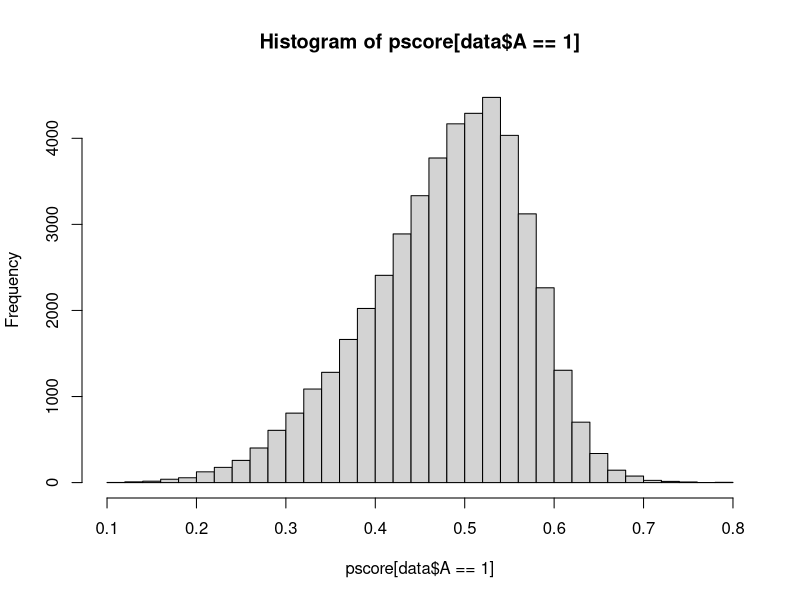
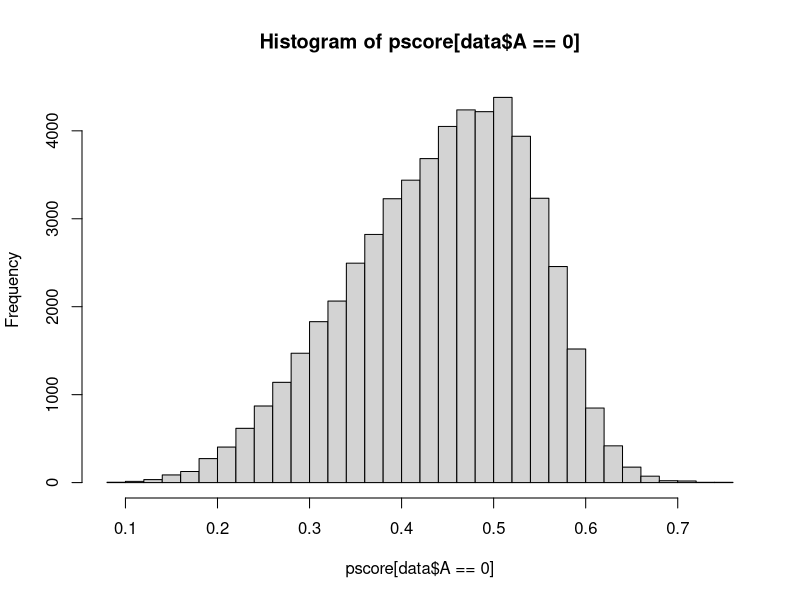
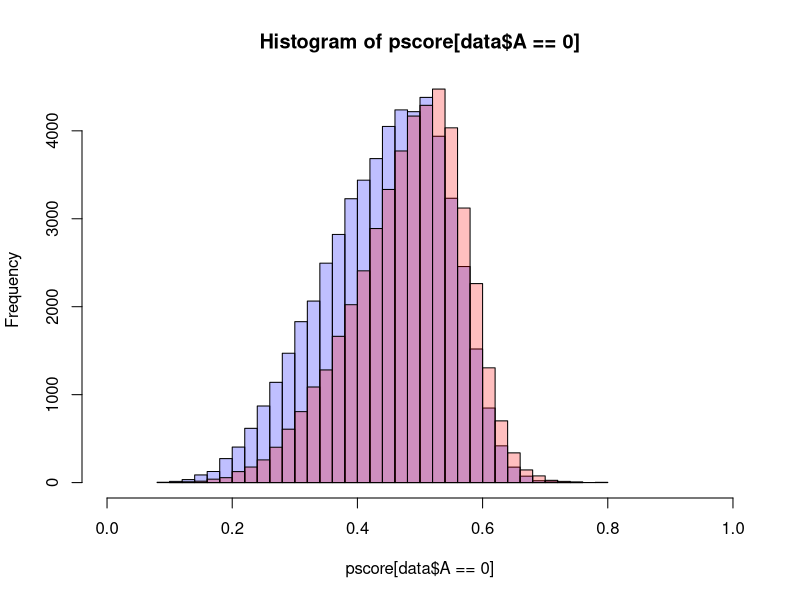
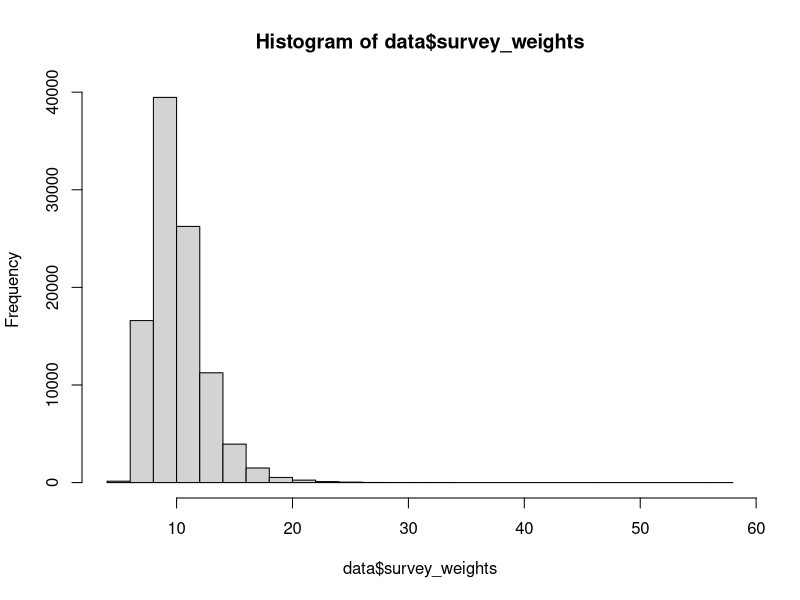

Write R code to recreate these figures, in order. (Note: this script raises an error after producing the figures.)
# Subclassification paper analysis
# Ellie Colson
# 2/13/15

rm(list=ls())
library("MatchIt")
library("survey")
library("parallel")
#setwd("C:/Users/kecolson/Google Drive/subclassification")

# Generate data function -------------------------------------------------------------

generateData <- function(n, tx.mech = 1, tx.hetero = F, ATT = F) {
  # Create population
  nn <- 1000000
  W1 <- runif(nn, min = 0.02, max = 0.7)  
  W2 <- rnorm(nn, mean = (0.2 + 0.125*W1), sd = 1) 
  W3 <- rnorm(nn, mean = -2, sd = 0.7) 
  W4 <- rbinom(nn, size = 1, p = 0.4) 
  
  if (ATT == F) {
    if (tx.mech == 1) A <- rbinom(nn, 1, plogis(-.5 + 1*W1 + .1*I(W1^2) + .5*I(W1*W2) - .5*W2))
    if (tx.mech == 2) A <- rbinom(nn, 1, plogis(-.3 + 1*W1 -1.5*I(W1^2) + 1.5*I(W1*W2) - 1.5*W2)) 
    Y.0 <- rnorm(nn, mean=(-.5 + 3*poly(W1,2) - 2*W2), sd=1)
    if (tx.hetero == F) Y.1 <- rnorm(nn, mean=(-.5 + 3*poly(W1,2) - 2*W2 + 2), sd=1)
    if (tx.hetero == T) Y.1 <- rnorm(nn, mean=(-.5 + 2*poly(W1,2) - W2 + 1.5 + 2*poly(W1,2) - W2), sd=1) 
  }
  
  if (ATT == T) {
    if (tx.mech == 1) A <- rbinom(nn, 1, plogis(-.5 + 1*W1 + .1*I(W1^2) + .5*I(W1*W2) - .5*W2))
    if (tx.mech == 2) A <- rbinom(nn, 1, plogis(-.3 + 1*W1 -1.5*I(W1^2) + 1.5*I(W1*W2) - 1.5*W2)) 
    Y.0 <-                     rnorm(nn, mean=(-.5 + 3*poly(W1,2) - 2*W2), sd=1)
    #if (tx.hetero == F) Y.1 <- rnorm(nn, mean=(-.5 + 3*poly(W1,2) - 2*W2 + 2), sd=1) # we shouldn't need to use this one-- if there is no tx hetero, there is no difference between ATE and ATT, so we're not interested in this DGM-- right?
    if (tx.hetero == T) Y.1 <- rnorm(nn, mean=(-.5 + 2*poly(W1,2) -   W2 + 1.5 + 3*poly(W1,2) - 3*W2), sd=1) 
  }
  
  Y <-  ifelse(A==1,Y.1,Y.0)
  
  # Sample from population with probability conditional on W1, W3, W4
  in_sample <- rbinom(nn, size = 1, abs((n/nn) + (n/nn*.25)*(W1 - W3 + W4 - 2.75)))
  
  survey_weights <- 1/abs((n/nn) + (n/nn*.25)*(W1 - W3 + W4 - 2.8))
  
  # NCS-A weights range between about 82 and about 40,000 and are heavily skewed. Replicate using gamma distribution and randomly assign.
  # survey_weights <- rgamma(n, 0.5, 2)*7000+82
  
  sample <- data.frame(W1,W2,A,Y,Y.1,Y.0, survey_weights)
  sample <- sample[in_sample == 1, ]
  sample
}

# DGM 1 ------------------------------------------------------------------------------
# Good overlap 
# No positivity issues
# Without treatment effect heterogeneity

# Examine treatment mechanism, propensity scores, and survey weights 
set.seed(123)
data <- generateData(n = 100000, tx.mech = 1, tx.hetero = F, ATT = F)
g <- glm(A ~ poly(W1,2) + W2 + W1:W2, family = "binomial", data = data)
pscore <- predict(g, type="response")
p1 <- hist(pscore[data$A==1], breaks=30)
p2 <- hist(pscore[data$A==0], breaks=30)
plot(p2, col=rgb(0,0,1,1/4), xlim=c(0,1)) 
plot(p1, col=rgb(1,0,0,1/4), xlim=c(0,1), add=T) 
summary(pscore)
hist(data$survey_weights, breaks=30)
summary(data$survey_weights)
table(data$A)
ATE1 <- mean(data$Y.1 - data$Y.0) # True ATE
ATE1
mean(data$Y[data$A==1]) - mean(data$Y[data$A==0]) # Unadjusted 

# Conduct subclassification with 10 subclasses and see how treated and control units are distributed across the classes
match <- suppressWarnings(matchit(A ~ poly(W1,2) + W2 + W1:W2, data = data, method="subclass", subclass = 10, sub.by = "all"))
m <- match.data(match)
table(m$A)
round(as.matrix(table(m$A, m$subclass))/as.matrix(rbind(table(m$subclass), table(m$subclass))),2) # Proportion of each subclass that is control v treated
round(as.matrix(table(m$A, m$subclass))/ rbind(rep(sum(m$A==0),10), rep(sum(m$A),10)),2) # Proportion of total controls (treated) in each subclass


# DGM 2 -------------------------------------------------------------------------------
# Medium overlap
# With positivity issues
# Without treatment effect heterogeneity

# Examine treatment mechanism, propensity scores, and survey weights 
set.seed(123)
data <- generateData(n = 100000, tx.mech = 2, tx.hetero = F, ATT = F)
g <- glm(A ~ poly(W1,2) + W2 + W1:W2, family = "binomial", data = data)
pscore <- predict(g, type="response")
p1 <- hist(pscore[data$A==1], breaks=30)
p2 <- hist(pscore[data$A==0], breaks=30)
plot(p2, col=rgb(0,0,1,1/4), xlim=c(0,1)) 
plot(p1, col=rgb(1,0,0,1/4), xlim=c(0,1), add=T) 
summary(pscore)
hist(data$survey_weights, breaks=30)
summary(data$survey_weights)
table(data$A)
ATE2 <- mean(data$Y.1 - data$Y.0) # True ATE
ATE2
mean(data$Y[data$A==1]) - mean(data$Y[data$A==0]) # Unadjusted ATE

# Conduct subclassification with 10 subclasses and see how treated and control units are distributed across the classes
match <- suppressWarnings(matchit(A ~ poly(W1,2) + W2 + W1:W2, data = data, method="subclass", subclass = 10, sub.by = "all"))
m <- match.data(match)
table(m$A)
round(as.matrix(table(m$A, m$subclass))/as.matrix(rbind(table(m$subclass), table(m$subclass))),2) # Proportion of each subclass that is control v treated
round(as.matrix(table(m$A, m$subclass))/ rbind(rep(sum(m$A==0),10), rep(sum(m$A),10)),2) # Proportion of total controls (treated) in each subclass



# DGM 3 ------------------------------------------------------------------------------
# Good overlap 
# No positivity issues
# With treatment effect heterogeneity

# Examine treatment mechanism, propensity scores, and survey weights 
set.seed(123)
data <- generateData(n = 100000, tx.mech = 1, tx.hetero = T, ATT = F)
g <- glm(A ~ poly(W1,2) + W2 + W1:W2, family = "binomial", data = data)
pscore <- predict(g, type="response")
p1 <- hist(pscore[data$A==1], breaks=30)
p2 <- hist(pscore[data$A==0], breaks=30)
plot(p2, col=rgb(0,0,1,1/4), xlim=c(0,1)) 
plot(p1, col=rgb(1,0,0,1/4), xlim=c(0,1), add=T) 
summary(pscore)
hist(data$survey_weights, breaks=30)
summary(data$survey_weights)
table(data$A)
ATE3 <- mean(data$Y.1 - data$Y.0) # True ATE
ATE3
mean(data$Y[data$A==1]) - mean(data$Y[data$A==0]) # Unadjusted ATE
(mean(data$Y[data$A==1]) - mean(data$Y[data$A==0]) - ATE2)/ATE2

# Conduct subclassification with 10 subclasses and see how treated and control units are distributed across the classes
match <- suppressWarnings(matchit(A ~ poly(W1,2) + W2 + W1:W2, data = data, method="subclass", subclass = 10, sub.by = "all"))
m <- match.data(match)
table(m$A)
round(as.matrix(table(m$A, m$subclass))/as.matrix(rbind(table(m$subclass), table(m$subclass))),2) # Proportion of each subclass that is control v treated
table(m$A, m$subclass)
round(as.matrix(table(m$A, m$subclass))/ rbind(rep(sum(m$A==0),10), rep(sum(m$A),10)),2) # Proportion of total controls (treated) in each subclass


# DGM 4 ------------------------------------------------------------------------------
# Medium overlap 
# With positivity issues
# With treatment effect heterogeneity

# Examine treatment mechanism, propensity scores, and survey weights 
set.seed(123)
data <- generateData(n = 100000, tx.mech = 2, tx.hetero = T, ATT = F)
g <- glm(A ~ poly(W1,2) + W2 + W1:W2, family = "binomial", data = data)
pscore <- predict(g, type="response")
p1 <- hist(pscore[data$A==1], breaks=30)
p2 <- hist(pscore[data$A==0], breaks=30)
plot(p2, col=rgb(0,0,1,1/4), xlim=c(0,1)) 
plot(p1, col=rgb(1,0,0,1/4), xlim=c(0,1), add=T) 
summary(pscore)
hist(data$survey_weights, breaks=30)
summary(data$survey_weights)
table(data$A)
ATE4 <- mean(data$Y.1 - data$Y.0) # True ATE
ATE4
mean(data$Y[data$A==1]) - mean(data$Y[data$A==0]) # Unadjusted ATE
(mean(data$Y[data$A==1]) - mean(data$Y[data$A==0]) - ATE2)/ATE2

# Conduct subclassification with 10 subclasses and see how treated and control units are distributed across the classes
match <- suppressWarnings(matchit(A ~ poly(W1,2) + W2 + W1:W2, data = data, method="subclass", subclass = 10, sub.by = "all"))
m <- match.data(match)
table(m$A)
round(as.matrix(table(m$A, m$subclass))/as.matrix(rbind(table(m$subclass), table(m$subclass))),2) # Proportion of each subclass that is control v treated
table(m$A, m$subclass)
round(as.matrix(table(m$A, m$subclass))/ rbind(rep(sum(m$A==0),10), rep(sum(m$A),10)),2) # Proportion of total controls (treated) in each subclass


# DGM 5 ------------------------------------------------------------------------------
# Good overlap 
# No positivity issues
# With treatment effect heterogeneity
# For ATT

# Examine treatment mechanism, propensity scores, and survey weights 
set.seed(123)
data <- generateData(n = 100000, tx.mech = 1, tx.hetero = T, ATT = T)
g <- glm(A ~ poly(W1,2) + W2 + W1:W2, family = "binomial", data = data)
pscore <- predict(g, type="response")
p1 <- hist(pscore[data$A==1], breaks=30)
p2 <- hist(pscore[data$A==0], breaks=30)
plot(p2, col=rgb(0,0,1,1/4), xlim=c(0,1)) 
plot(p1, col=rgb(1,0,0,1/4), xlim=c(0,1), add=T) 
summary(pscore)
hist(data$survey_weights, breaks=30)
summary(data$survey_weights)
table(data$A)
mean(data$Y[data$A==1]) - mean(data$Y[data$A==0]) # Unadjusted
ATT5 <- mean(data$Y.1[data$A==1]) - mean(data$Y.0[data$A==1])
ATT5

# Conduct subclassification with 10 subclasses and see how treated and control units are distributed across the classes
match <- suppressWarnings(matchit(A ~ poly(W1,2) + W2 + W1:W2, data = data, method="subclass", subclass = 10, sub.by = "all"))
m <- match.data(match)
table(m$A)
round(as.matrix(table(m$A, m$subclass))/as.matrix(rbind(table(m$subclass), table(m$subclass))),2) # Proportion of each subclass that is control v treated
table(m$A, m$subclass)

# z.out3 <- zelig(Y ~ A, data = match.data(match, "treat"), weights="survey_weights", model = "ls", by = "subclass")
# z.out3 <- zelig(Y ~ A, data = m, weights = "survey_weights", model = "ls", by = "subclass")
# z.out3 <- zelig(Y ~ A, data = m, weights = "weights", model = "ls", by = "subclass")
# z.out3 <- zelig(Y ~ A, data = m, model = "ls", by = "subclass")
# z.out3 <- zelig(Y ~ A, data = match.data(match, "treat"), model = "ls", by = "subclass")
# z.out3
# 
# zout <- zelig(Y ~ A, data = match.data(match), model = "ls", by = "subclass")
# xout <- setx(zout, data = match.data(match, "treat"))
# sout <- sim(zout, x = xout)
# summary(sout)
# 
# mod <- glm(Y ~ A, data = m[m$subclass == 2,])
# summary(mod)
# pred <- predict(mod, se.fit = T, type = "response")
# table(pred$se.fit)
# pred <- predict(mod, newdata = m[m$A==1 & m$subclass==2,], se.fit = T, type = "response")
# table(pred$se.fit)
# 
# design <- svydesign(~ 0, 
#                         data = m[,c("W1","W2","A","Y")], 
#                         weights = m$survey_weights)
# mod <- svyglm(Y ~ A, design = subset(design, m$subclass == 1))
# summary(mod)
# pred <- predict(mod, se.fit = TRUE, type = "response")
# table(SE(pred))
# 
# pred <- predict(mod, newdata = m[m$A==1,], se.fit = T)
# table(sqrt(vcov(pred)))
# 
# pred <- predict(mod, newdata = m[m$A==0,], se.fit = T)
# table(sqrt(vcov(pred)))

# DGM 6 ------------------------------------------------------------------------------
# Medium overlap 
# With positivity issues
# With treatment effect heterogeneity
# For ATT

# Examine treatment mechanism, propensity scores, and survey weights 
set.seed(123)
data <- generateData(n = 100000, tx.mech = 2, tx.hetero = T, ATT = T)
g <- glm(A ~ poly(W1,2) + W2 + W1:W2, family = "binomial", data = data)
pscore <- predict(g, type="response")
p1 <- hist(pscore[data$A==1], breaks=30)
p2 <- hist(pscore[data$A==0], breaks=30)
plot(p2, col=rgb(0,0,1,1/4), xlim=c(0,1)) 
plot(p1, col=rgb(1,0,0,1/4), xlim=c(0,1), add=T) 
summary(pscore)
hist(data$survey_weights, breaks=30)
summary(data$survey_weights)
table(data$A)
mean(data$Y[data$A==1]) - mean(data$Y[data$A==0]) # Unadjusted ATE
ATT6 <- mean(data$Y.1[data$A==1]) - mean(data$Y.0[data$A==1])
ATT6

# Conduct subclassification with 10 subclasses and see how treated and control units are distributed across the classes
match <- suppressWarnings(matchit(A ~ poly(W1,2) + W2 + W1:W2, data = data, method="subclass", subclass = 10, sub.by = "all"))
m <- match.data(match)
table(m$A)
round(as.matrix(table(m$A, m$subclass))/as.matrix(rbind(table(m$subclass), table(m$subclass))),2) # Proportion of each subclass that is control v treated
table(m$A, m$subclass)


## Analysis function -------------------------------------------------------

analyze <- function(iteration, tx.mech = 1, tx.hetero = F, ATT = F, cor.spec.pscore = T, n.subclass = 10, svy.wt = F, n = 3000) {
  library("MatchIt")
  set.seed(iteration)
  print(iteration)
  sample <- generateData(n = n, tx.mech = tx.mech, tx.hetero = tx.hetero, ATT = ATT)
  sub.by <- ifelse(ATT, "treat", "all")
  if (cor.spec.pscore == T) {
    match <- suppressWarnings(matchit(A ~ I(poly(W1,2)) + W2 + W1:W2, 
                                      data = sample, 
                                      sub.by = sub.by,
                                      method = "subclass", 
                                      subclass = n.subclass))
  } else {
    match <- suppressWarnings(matchit(A ~ W1 + W2, 
                                      data = sample, 
                                      sub.by = sub.by,
                                      method = "subclass", 
                                      subclass = n.subclass))
  }
  Obs <- match.data(match)
  
  ests <- var <- rep(NA, n.subclass)
   
  if (svy.wt == T) {
    design <- svydesign(~ 0, 
                        data = Obs[,c("W1","W2","A","Y")], 
                        weights = Obs$survey_weights)
    for (i in 1:n.subclass) {
      try(model <- svyglm(Y ~ A, design = subset(design, Obs$subclass == i)))
      if (sum(Obs$A[Obs$subclass == i])>0 & sum(Obs$A[Obs$subclass==i]==0)>0) {
        ests[i] <-  summary(model)$coefficients[2,1] 
        if (ATT == F) var[i]  <- (summary(model)$coefficients[2,2])^2
      }
    }
  } else {
    for (i in 1:n.subclass) {
      try(model <- glm(Y ~ A, data = Obs, subset = (Obs$subclass == i)))
      if (sum(Obs$A[Obs$subclass == i])>0 & sum(Obs$A[Obs$subclass==i]==0)>0) {
        ests[i] <-  summary(model)$coefficients[2,1] 
        if (ATT == F) var[i]  <- (summary(model)$coefficients[2,2])^2
      }
    }
  }
  
  # Get variance estimates for ATT
  if (ATT == T) {
    # Estimate the propensity score for each observation
    mod <- glm(A ~ I(poly(W1,2)) + W2 + W1:W2, data = Obs, family = "binomial")
    e <- predict(mod, type = "response")
    # Estimate the predicted outcome if tx = 1 and if tx = 0 using the true parametric model
    mod <- glm(Y ~ I(poly(W1,2)) + W2 + A + A:I(poly(W1,2)) + A:W2, data = Obs)
    tx <- ct <- Obs
    tx$A <- 1; ct$A <- 0
    mu1 <- predict(mod, newdata = tx, type = "response")
    mu0 <- predict(mod, newdata = ct, type = "response")
    # Estimate EIC for each observation within each subclass
    # e(x): the propensity score. This is specific to the observation.
    # w: treatment. 0=no, 1=yes. This is also specific to the observation.
    # y: outcome. This is also specific to the observation.
    # \mu_1 is the predicted outcome if tx=1. \mu_0 is the predicted outcome if tx=0. These values are specific to the observation. We would use the true parametric outcome model (correct variables and correct form) to get these predicted values.
    # \tau_P would be the stratum-specific ATT
    # EIC = ((w*y/e) - ((1-w)*y/(1-e))) - tau - (mu1/e + mu0/(1-e))*(w - e)
    w <- Obs$A; y <- Obs$Y; tau <- ests[Obs$subclass]
    EIC <- ((w*y/e) - ((1-w)*y/(1-e))) - tau - (mu1/e + mu0/(1-e))*(w - e)
    # Estimate variance for treated observations within each subclass:  get the sample variance of those in the stratum-specific treatment group by calculating the variance of those in the treatment group in stratum a and dividing by the number in the treatment group in stratum a.
    var <- sapply(1:n.subclass, function(x) var(EIC[Obs$subclass==x & Obs$A==1])/nrow(Obs[Obs$subclass==x & Obs$A==1,]) )
    
  }
  
  if (ATT == F) combo1 <- weighted.mean(ests[!is.na(ests)], w = as.numeric(table(Obs$subclass)[!is.na(ests)]))
  if (ATT == T) combo1 <- weighted.mean(ests[!is.na(ests)], w = as.numeric(table(Obs$subclass[Obs$A==1])[!is.na(ests)]))
  combo2 <- weighted.mean(ests[!is.na(ests)], w = 1/var[!is.na(ests)])
  c(combo1, combo2)
}

MSE.funct<- function(X, Xtrue) {
  ave <- mean(X, na.rm = T)    
  bias <- mean(X- Xtrue, na.rm = T)
  var <- var(X, na.rm = T)
  MSE <- mean( (X-Xtrue)^2, na.rm = T)
  c(ave, bias, var, MSE)
}


# Check results for each, run once
set.seed(123); analyze(iteration = 1, tx.mech = 1, tx.hetero = T, ATT = T, cor.spec.pscore = T, n.subclass = 30,  svy.wt = F, n = 5000)
ATT5

# Run simulations---------------------------------------------------------------

results <- expand.grid(n = 2000, combo = c(1,2), n.subclass = c(5,10), svy.wt = c(F,T), tx.mech = c(1,2), tx.hetero = T, ATT = T, cor.spec.pscore = c(T,F), mean = NA, bias = NA, Var = NA, MSE = NA)

results[,13:1012] <- NA

index <- 1:1000

cl <- makeCluster(4)
ex <- Filter(function(x) is.function(get(x, .GlobalEnv)), ls(.GlobalEnv)) # send Cluster user defined fns 
clusterExport(cl, ex)


for (j in seq(1,nrow(results),2)) {
  print(j)
  r <- parLapply(cl, index, analyze, tx.mech = results$tx.mech[j], 
                 tx.hetero = results$tx.hetero[j],
                 ATT = results$ATT[j],
                 cor.spec.pscore = results$cor.spec.pscore[j], 
                 n.subclass = results$n.subclass[j], 
                 svy.wt = results$svy.wt[j], n = results$n[j])
  r <- do.call(rbind, r)
  if (results$ATT[j] == F & results$tx.hetero[j] == F) Xtrue <- 2
  if (results$ATT[j] == F & results$tx.hetero[j] == T) Xtrue <- ATE3
  if (results$ATT[j] == T & results$tx.hetero[j] == T & results$tx.mech[j] == 1) Xtrue <- ATT5
  if (results$ATT[j] == T & results$tx.hetero[j] == T & results$tx.mech[j] == 2) Xtrue <- ATT6
  results[j:(j+1),9:12] <- t(apply(r, 2, MSE.funct, Xtrue = Xtrue))
  results[j,13:1012] <- r[,1]
  results[(j+1),13:1012]   <- r[,2]
}

stopCluster(cl)

write.csv(results, "results/2015_03_10_ATT_5_10.csv", row.names = F)
